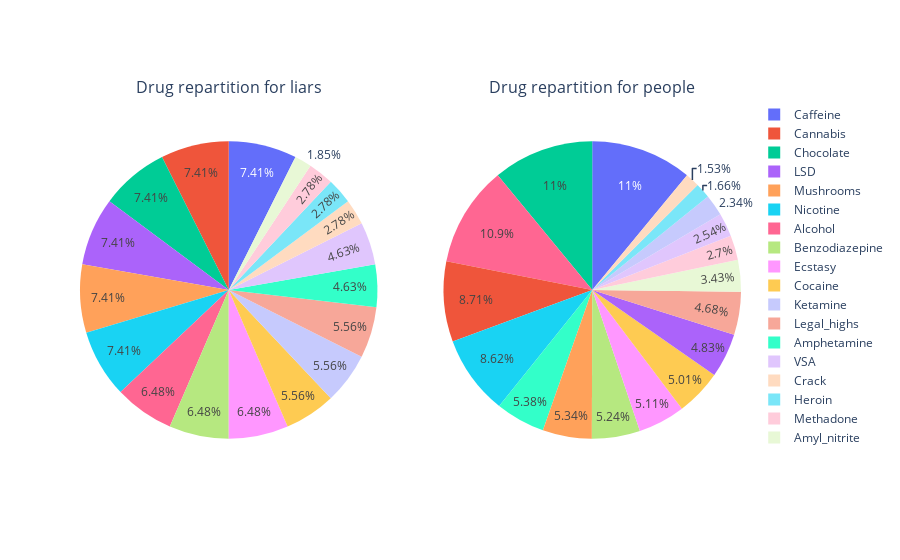

This figure's notebook cell:
### Code cell
pie1=(liars[drugs]>0).sum()
pie2=(df2[drugs]>0).sum()
fig = make_subplots(rows=1, cols=2,
                    specs=[[{'type': 'pie'}, {'type': 'pie'}]],
                    subplot_titles=['Drug repartition for liars', 'Drug repartition for people'])
fig.add_trace(go.Pie(values=pie1.values,labels=pie1.index, name=""), row=1, col=1)
fig.add_trace(go.Pie(values=pie2.values,labels=pie2.index, name=""), row=1, col=2)
fig.show()

### Figure 1 — Plotly figure (JSON) as saved in the notebook; plotly's stock layout.template omitted (floating-point values rounded to 4 significant figures)
{"data": [{"domain": {"x": [0, 0.45], "y": [0, 1]}, "labels": ["Alcohol", "Amphetamine", "Amyl_nitrite", "Benzodiazepine", "Caffeine", "Cannabis", "Chocolate", "Cocaine", "Crack", "Ecstasy", "Heroin", "Ketamine", "Legal_highs", "LSD", "Methadone", "Mushrooms", "Nicotine", "VSA"], "name": "", "type": "pie", "values": [7, 5, 2, 7, 8, 8, 8, 6, 3, 7, 3, 6, 6, 8, 3, 8, 8, 5]}, {"domain": {"x": [0.55, 1], "y": [0, 1]}, "labels": ["Alcohol", "Amphetamine", "Amyl_nitrite", "Benzodiazepine", "Caffeine", "Cannabis", "Chocolate", "Cocaine", "Crack", "Ecstasy", "Heroin", "Ketamine", "Legal_highs", "LSD", "Methadone", "Mushrooms", "Nicotine", "VSA"], "name": "", "type": "pie", "values": [1851, 909, 580, 885, 1858, 1472, 1853, 847, 258, 864, 280, 395, 791, 816, 456, 903, 1457, 430]}], "layout": {"annotations": [{"font": {"size": 16}, "showarrow": false, "text": "Drug repartition for liars", "x": 0.225, "xanchor": "center", "xref": "paper", "y": 1, "yanchor": "bottom", "yref": "paper"}, {"font": {"size": 16}, "showarrow": false, "text": "Drug repartition for people", "x": 0.775, "xanchor": "center", "xref": "paper", "y": 1, "yanchor": "bottom", "yref": "paper"}]}}
